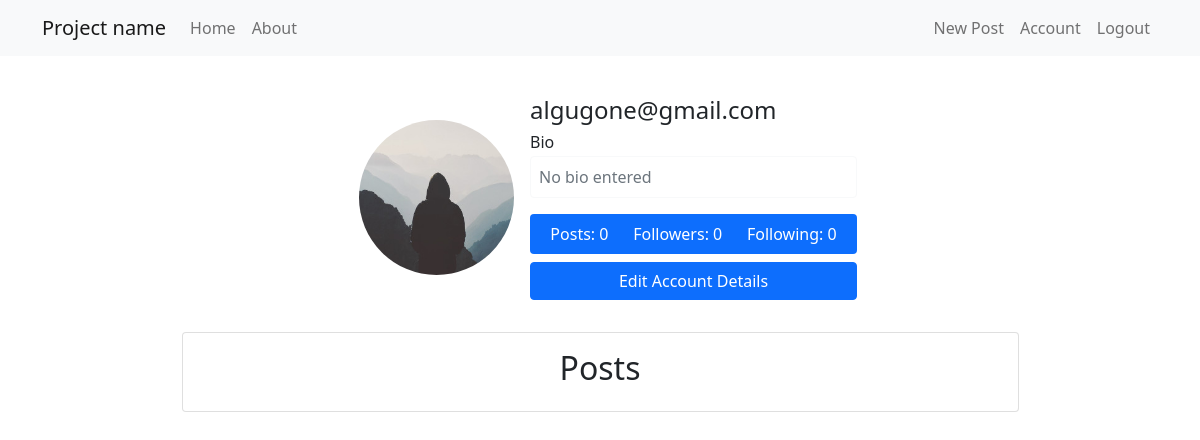
Page /account (signed in) on the earlier database version.
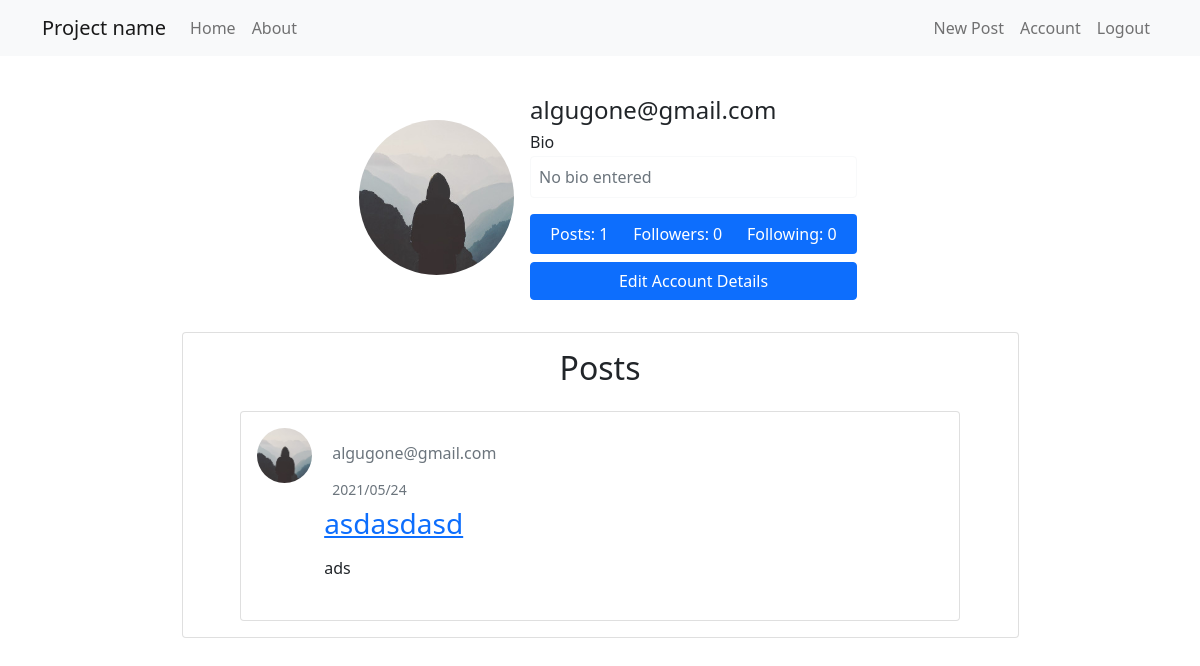
Same page on the later database version.
### flask_app/models.py (models this page shows, shortened)
class User(db.Model, UserMixin):
    id = db.Column(db.Integer, primary_key=True)
    username = db.Column(db.String(20), unique=True, nullable=False)
    email = db.Column(db.String(120), unique=True, nullable=False)
    profile_image = db.Column(db.String(20), nullable=False, default='default.jpg')
    password = db.Column(db.String(60), nullable=False)
    bio = db.Column(db.Text, nullable=True)
    posts = db.relationship('Posts', backref='author', lazy=True)
    comments = db.relationship('Comments', backref='author', lazy=True)
    liked = db.relationship('Likes', foreign_keys='Likes.user_id', backref='user', lazy='dynamic')
    followed = db.relationship('User', secondary=followers, primaryjoin=(followers.c.follower_id == id), secondaryjoin=(followers.c.followed_id == id),
                               backref=db.backref('followers', lazy='dynamic'), lazy='dynamic')

class Posts(db.Model):
    id = db.Column(db.Integer, primary_key=True)
    title = db.Column(db.String(100), nullable=False)
    date_posted = db.Column(db.DateTime, nullable=False, default=datetime.utcnow)
    content = db.Column(db.Text, nullable=False)
    post_image = db.Column(db.String(20), nullable=True)
    comments = db.relationship('Comments', backref='post', lazy=True)
    user_id = db.Column(db.Integer, db.ForeignKey('user.id'), nullable=False)
    likes = db.relationship('Likes', backref='post', lazy='dynamic')

### flask_app/routes.py (the view)
@app.route('/account', methods=['POST', 'GET'])
@login_required
def account():
    if not os.path.exists(os.path.join(app.root_path, 'static/profile_pics', current_user.profile_image)):
        current_user.profile_image = 'default.jpg'
    form = EditAccountForm()
    if form.validate_on_submit():
        if form.picture.data:
            picture_file = save_picture(form.picture.data)
            if current_user.profile_image != 'default.jpg':
                os.remove(os.path.join(app.root_path, 'static/profile_pics', current_user.profile_image))
            current_user.profile_image = picture_file
        current_user.username = form.username.data
        current_user.email = form.email.data
        current_user.bio = form.bio.data
        db.session.commit()
        flash('Account changes have been applied.', category='success')
        return redirect(url_for('account'))
    elif request.method == 'GET':
        form.username.data = current_user.username
        form.email.data = current_user.email
        form.bio.data = current_user.bio
    return render_template('account.html', current_user=current_user, user=current_user, form=form, num_of_posts=len(current_user.posts))

### flask_app/models.py (called while the page is built)
@login_manager.user_loader
def load_user(user_id):
    return User.query.get(int(user_id))

### flask_app/templates/account.html (shortened to what this page needs)
{% extends "layout.html" %}
{% block body %}
    <div class="container d-flex justify-content-center">
        <div class="card p-3 w-50 border-0">
            <div class="d-flex align-items-center">
                <div class="image p-3">
                    <img src="{{ url_for('static', filename='profile_pics/' + user.profile_image) }}" class="rounded-circle" width="155" height="155" alt="pfp">
                </div>
                <div class="ml-3 w-100">
                    <h4 class="mb-0 mt-0">{{ user.username }}</h4>
                    <h6 class="mt-2 mb-1">Bio</h6>
                    {% if user.bio %}
                        <p class="border border-light rounded p-2" style="max-width: 43ch; white-space: pre-wrap;">{{ user.bio }}</p>
                    {% else %}
                        <p class="border border-light rounded p-2 text-muted" style="max-width: 43ch;">No bio entered</p>
                    {% endif %}
                    <div class="p-2 mt-2 bg-primary d-flex justify-content-around rounded text-white stats w-100">
                        <div class=" flex-column">
                            <span class="fs-6">Posts:</span>
                            <span class="number1">{{num_of_posts}}</span>
                        </div>
                        <div class="flex-column">
                            <span class="fs-6">Followers:</span>
                            <span class="number2">{{ user.followers.count() }}</span>
                        </div>
                        <div class="flex-column">
                            <span class="fs-6">Following:</span>
                            <span class="number2">{{ user.followed.count() }}</span>
                        </div>
                    </div>
                    {% if not user == current_user %}
                        <div class="button mt-2 d-flex flex-row align-items-center">
                            <button class="btn btn-sm btn-outline-primary w-100 m-1">Message</button>
                            {% if not current_user.is_following(user) %}
                                <form class="w-100" action="{{ url_for('follow', user_username=user.username) }}" method="POST">
                                    {{ form.hidden_tag() }}
                                    {{ form.submit(value='Follow', class='btn btn-outline-primary w-100 btn-sm ') }}
                                </form>
                            {% else %}
                                <form class="w-100" action="{{ url_for('unfollow', user_username=user.username) }}" method="POST">
                                    {{ form.hidden_tag() }}
                                    {{ form.submit(value='Unfollow', class='btn btn-outline-danger w-100 m-1 btn-sm ') }}
                                </form>
                            {% endif %}
                        </div>
                    {% else %}
                        <a class="btn btn-primary w-100 mt-2" data-toggle="collapse" href="#edit-info" role="button" aria-expanded="false" aria-controls="collapseExample">
                            Edit Account Details
                        </a>
                    {% endif %}
                </div>
            </div>
        </div>
    </div>
    <div class="d-flex justify-content-center">
        <div class="card p-3 w-75 mt-3 d-flex justify-content-center">
            <h2 class="d-flex justify-content-center">Posts</h2>
                {% for post in user.posts[::-1] %}
                    <div class="d-flex justify-content-center">
                        <div class="card mt-3" style="width: 45rem;">
                            <div class="card-body">
                                <div class="row">
                                    <div class="col-1 ml-lg-1">
                                        <img class="rounded-circle" style="height: 55px; width: 55px;" src="{{ url_for('static', filename='profile_pics/' + post.author.profile_image) }}" alt="pfp">
                                    </div>
                                    <div class="col-9 m-2">
                                        <h6 class="card-subtitle m-2 text-muted">
                                            <p class="mr-3">{{ post.author.username }}</p>
                                            <small class="text-muted">{{ post.date_posted.strftime('%Y/%m/%d') }}</small>
                                        </h6>
                                        <h3 class="card-title"><a href="{{ url_for('post', post_id=post.id) }}">{{ post.title }}</a></h3>
                                        <p class="card-text"><p class="card-text">{{ post.content }}</p></p>
                                    </div>
                                </div>
                            </div>
                        </div>
                    </div>
            {% endfor %}
        </div>
    </div>
{% endblock %}

### flask_app/templates/layout.html (shortened to what this page needs)
<!DOCTYPE html>
<html lang="en">
<head>
    <link href="https://cdn.jsdelivr.net/npm/bootstrap@5.0.1/dist/css/bootstrap.min.css" rel="stylesheet">
</head>
<body>
    <header class="site-header">
        <nav class="navbar navbar-expand-md navbar-light bg-light position-sticky">
            <div class="container">
                <a class="navbar-brand mr-4" href="{{ url_for('home') }}">Project name</a>
                <div class="collapse navbar-collapse" id="navbarSupportedContent">
                    <ul class="navbar-nav me-auto mb-2 mb-lg-0">
                        <li class="nav-item">
                            <a class="nav-link" href="{{ url_for('home') }}">Home</a>
                        </li>
                        <li class="nav-item">
                            <a class="nav-link" href="{{ url_for('about') }}">About</a>
                        </li>
                    </ul>
                    <ul class="navbar-nav d-flex">
                        {% if current_user.is_authenticated %}
                            <li class="nav-item">
                                <a class="nav-link" href="{{ url_for('new_post') }}">New Post</a>
                            </li>
                            <li class="nav-item">
                                <a class="nav-link" href="{{ url_for('account') }}">Account</a>
                            </li>
                            <li class="nav-item">
                                <a class="nav-link" href="{{ url_for('logout') }}">Logout</a>
                            </li>
                        {% endif %}
                    </ul>
                </div>
            </div>
        </nav>
    </header>
    <main role="main" class="container mt-4">
        {% block body %}{% endblock %}
    </main>
</body>
</html>

Differences in the rows shown:
added Posts: profile_image (placeholder picture), author.username "algugone@gmail.com", date_posted "2021/05/24", title "asdasdasd", content "ads"
Other differences:
{{ num_of_posts }}: "0" → "1"
